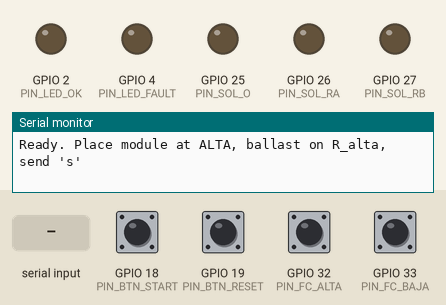
Recording of a sketch running on a simulated ESP32. Parts: output pins drawn as LEDs (lit = HIGH), the last lines printed to the serial monitor. Dashed ring = blinking. The inputs (shaded band) are chosen by the test bench; at power-on: GPIO 18 (PIN_BTN_START), GPIO 19 (PIN_BTN_RESET), GPIO 32 (PIN_FC_ALTA), GPIO 33 (PIN_FC_BAJA) HIGH.

Above: at 1.4 s.
1.5 s: GPIO 18 (PIN_BTN_START) pulled LOW for 0.15 s
At 1.9 s:
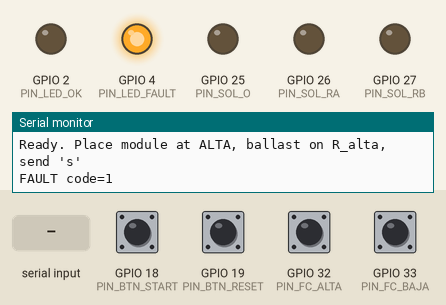
4.5 s: "r" received over Serial
At 4.75 s:
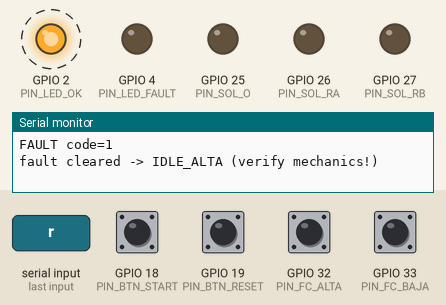
10.5 s: GPIO 18 (PIN_BTN_START) pulled LOW for 1 s
At 10.7 s:
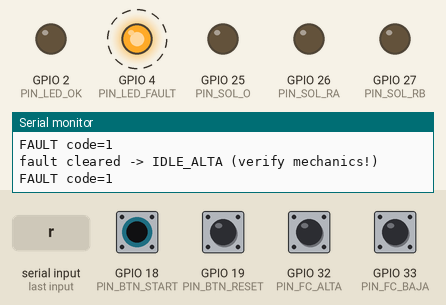
13.5 s: GPIO 19 (PIN_BTN_RESET) pulled LOW for 0.15 s
At 13.75 s:
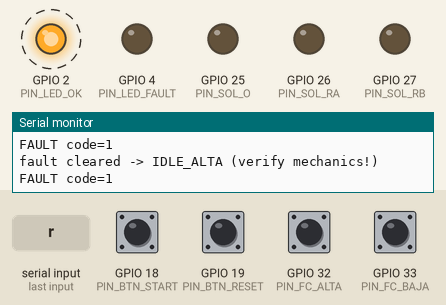
16.6 s: "s" received over Serial
At 16.7 s:
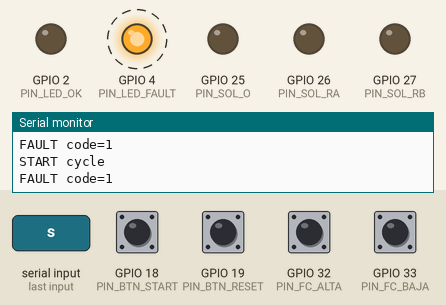
Timing chart, 0 to 20.6 s (numbered marks = the images above; inputs shaded):
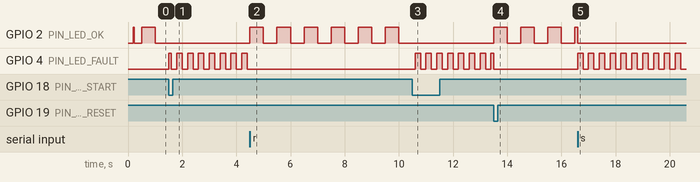

The sketch:

kilometro_v11_esp32.ino
```cpp
/*
 * Kilometro prototipo v1.1 — ESP32
 * Bateria de reset por lastre de perneado
 *
 * - Pernos: SOL_O, SOL_RA (R alta), SOL_RB (R baja)
 * - Make-before-break en enganche y entrega
 * - FC_ALTA / FC_BAJA interlocks
 * - Log CSV por Serial 115200
 *
 * Arduino IDE: placa "ESP32 Dev Module"
 * No alimentar solenoides desde GPIO.
 */

#include <Arduino.h>

// -------------------- Pines --------------------
static const int PIN_SOL_O  = 25;
static const int PIN_SOL_RA = 26;
static const int PIN_SOL_RB = 27;
static const int PIN_FC_ALTA = 32;  // INPUT_PULLUP, activo LOW
static const int PIN_FC_BAJA = 33;
static const int PIN_BTN_START = 18;  // pull-up interno
static const int PIN_BTN_RESET = 19;
static const int PIN_LED_OK    = 2;
static const int PIN_LED_FAULT = 4;

// true = activo en LOW (microswitch a GND)
static const bool FC_ACTIVE_LOW = true;
static const bool BTN_ACTIVE_LOW = true;

// -------------------- Tiempos (ms) --------------------
static const uint32_t HOLD_MS = 300;
static const uint32_t SETTLE_MS = 150;
static const uint32_t SOL_PULSE_MS = 250;      // pulso biestable
static const uint32_t T_BAJADA_MAX_MS = 30000;
static const uint32_t T_SUBIDA_MAX_MS = 45000;
static const uint32_t DEBOUNCE_MS = 40;

// Si solenoides necesitan quedar ON (no biestables), poner true
// y respetar duty del fabricante.
static const bool SOLENOID_HOLD_MODE = false;

// -------------------- FSM --------------------
enum State : uint8_t {
  ST_IDLE_ALTA = 0,
  ST_ENGANCHE,
  ST_ESPERA_BAJADA,
  ST_ENTREGA,
  ST_ESPERA_SUBIDA,
  ST_CICLO_OK,
  ST_FAULT
};

static State state = ST_IDLE_ALTA;
static uint32_t stateEnterMs = 0;
static uint32_t tMark = 0;

static uint32_t cycleCount = 0;
static uint32_t tEnganche = 0, tBajada = 0, tEntrega = 0, tSubida = 0, tTotal = 0;
static uint32_t cycleStartMs = 0;
static int faultCode = 0;

// Software state of latches (1 = locked / engaged)
static bool latO = false;
static bool latRA = true;   // en idle, lastre en guia alta por defecto
static bool latRB = false;

// -------------------- Utilidades IO --------------------
static bool readActive(int pin, bool activeLow) {
  int v = digitalRead(pin);
  return activeLow ? (v == LOW) : (v == HIGH);
}

static bool fcAlta() { return readActive(PIN_FC_ALTA, FC_ACTIVE_LOW); }
static bool fcBaja() { return readActive(PIN_FC_BAJA, FC_ACTIVE_LOW); }

static bool btnStartPressed() {
  static uint32_t last = 0;
  static bool lastState = false;
  bool now = readActive(PIN_BTN_START, BTN_ACTIVE_LOW);
  if (now && !lastState && (millis() - last > DEBOUNCE_MS)) {
    last = millis();
    lastState = now;
    return true;
  }
  lastState = now;
  return false;
}

static bool btnResetPressed() {
  static uint32_t last = 0;
  static bool lastState = false;
  bool now = readActive(PIN_BTN_RESET, BTN_ACTIVE_LOW);
  if (now && !lastState && (millis() - last > DEBOUNCE_MS)) {
    last = millis();
    lastState = now;
    return true;
  }
  lastState = now;
  return false;
}

static void solWrite(int pin, bool on) {
  digitalWrite(pin, on ? HIGH : LOW);
}

// Pulso o hold segun modo
static void solPulse(int pin, bool /*engage*/) {
  solWrite(pin, true);
  delay(SOL_PULSE_MS);
  if (!SOLENOID_HOLD_MODE) {
    solWrite(pin, false);
  }
}

static void enter(State s) {
  state = s;
  stateEnterMs = millis();
}

static void setFault(int code) {
  faultCode = code;
  enter(ST_FAULT);
  digitalWrite(PIN_LED_FAULT, HIGH);
  digitalWrite(PIN_LED_OK, LOW);
  // No abrir ambos lados: apagar drives (pasadores biestables mantienen muesca)
  solWrite(PIN_SOL_O, false);
  solWrite(PIN_SOL_RA, false);
  solWrite(PIN_SOL_RB, false);
  Serial.print(F("FAULT code="));
  Serial.println(code);
}

static void printHelp() {
  Serial.println(F("Kilometro v1.1 ESP32"));
  Serial.println(F("s = start cycle"));
  Serial.println(F("r = reset fault"));
  Serial.println(F("p = print state"));
  Serial.println(F("z = zero cycle counter"));
  Serial.println(F("h = help"));
  Serial.println(F("CSV: cycle,t_enganche_ms,t_bajada_ms,t_entrega_ms,t_subida_ms,t_total_ms,ok,fault_code"));
}

static const char* stateName(State s) {
  switch (s) {
    case ST_IDLE_ALTA: return "IDLE_ALTA";
    case ST_ENGANCHE: return "ENGANCHE";
    case ST_ESPERA_BAJADA: return "ESPERA_BAJADA";
    case ST_ENTREGA: return "ENTREGA";
    case ST_ESPERA_SUBIDA: return "ESPERA_SUBIDA";
    case ST_CICLO_OK: return "CICLO_OK";
    case ST_FAULT: return "FAULT";
    default: return "?";
  }
}

static void printState() {
  Serial.print(F("state="));
  Serial.print(stateName(state));
  Serial.print(F(" fcA="));
  Serial.print(fcAlta() ? 1 : 0);
  Serial.print(F(" fcB="));
  Serial.print(fcBaja() ? 1 : 0);
  Serial.print(F(" latO="));
  Serial.print(latO ? 1 : 0);
  Serial.print(F(" latRA="));
  Serial.print(latRA ? 1 : 0);
  Serial.print(F(" latRB="));
  Serial.print(latRB ? 1 : 0);
  Serial.print(F(" cycles="));
  Serial.print(cycleCount);
  Serial.print(F(" fault="));
  Serial.println(faultCode);
}

static void logCsv(bool ok) {
  Serial.print(cycleCount);
  Serial.print(',');
  Serial.print(tEnganche);
  Serial.print(',');
  Serial.print(tBajada);
  Serial.print(',');
  Serial.print(tEntrega);
  Serial.print(',');
  Serial.print(tSubida);
  Serial.print(',');
  Serial.print(tTotal);
  Serial.print(',');
  Serial.print(ok ? 1 : 0);
  Serial.print(',');
  Serial.println(faultCode);
}

// -------------------- Secuencias pernos --------------------
// Enganche: lastre de guia alta -> objeto
// Make-before-break: O ON, luego RA OFF
static bool doEnganche() {
  if (!fcAlta()) {
    setFault(1);  // no en ALTA
    return false;
  }
  uint32_t t0 = millis();

  // Cerrar O (sujeta lastre al modulo)
  solPulse(PIN_SOL_O, true);
  latO = true;
  delay(HOLD_MS);

  // Abrir R_alta (libera de guia)
  solPulse(PIN_SOL_RA, true);  // pulso en sentido "open" si es biestable
  // En hold mode: energizar RA off coil — aqui un solo solenoide "toggle"
  if (SOLENOID_HOLD_MODE) {
    solWrite(PIN_SOL_RA, false);  // si RA ON = locked, apagar = soltar (depende montaje)
  }
  latRA = false;
  delay(SETTLE_MS);

  tEnganche = millis() - t0;
  return true;
}

// Entrega: lastre de objeto -> guia baja
// Make-before-break: RB ON, luego O OFF
static bool doEntrega() {
  if (!fcBaja()) {
    setFault(2);  // no en BAJA
    return false;
  }
  uint32_t t0 = millis();

  solPulse(PIN_SOL_RB, true);
  latRB = true;
  delay(HOLD_MS);

  solPulse(PIN_SOL_O, true);  // pulso a posicion open si biestable
  if (SOLENOID_HOLD_MODE) {
    solWrite(PIN_SOL_O, false);
  }
  latO = false;
  delay(SETTLE_MS);

  tEntrega = millis() - t0;
  return true;
}

// -------------------- Setup / Loop --------------------
void setup() {
  Serial.begin(115200);
  delay(200);

  pinMode(PIN_SOL_O, OUTPUT);
  pinMode(PIN_SOL_RA, OUTPUT);
  pinMode(PIN_SOL_RB, OUTPUT);
  solWrite(PIN_SOL_O, false);
  solWrite(PIN_SOL_RA, false);
  solWrite(PIN_SOL_RB, false);

  pinMode(PIN_FC_ALTA, INPUT_PULLUP);
  pinMode(PIN_FC_BAJA, INPUT_PULLUP);
  pinMode(PIN_BTN_START, INPUT_PULLUP);
  pinMode(PIN_BTN_RESET, INPUT_PULLUP);
  pinMode(PIN_LED_OK, OUTPUT);
  pinMode(PIN_LED_FAULT, OUTPUT);
  digitalWrite(PIN_LED_OK, HIGH);
  digitalWrite(PIN_LED_FAULT, LOW);

  printHelp();
  printState();
  Serial.println(F("Ready. Place module at ALTA, ballast on R_alta, send 's'"));
}

void loop() {
  // Serial
  if (Serial.available()) {
    char c = Serial.read();
    if (c == 'h') printHelp();
    else if (c == 'p') printState();
    else if (c == 'z') {
      cycleCount = 0;
      Serial.println(F("cycle counter zeroed"));
    } else if (c == 'r') {
      if (state == ST_FAULT) {
        faultCode = 0;
        digitalWrite(PIN_LED_FAULT, LOW);
        digitalWrite(PIN_LED_OK, HIGH);
        enter(ST_IDLE_ALTA);
        Serial.println(F("fault cleared -> IDLE_ALTA (verify mechanics!)"));
      }
    } else if (c == 's') {
      if (state == ST_IDLE_ALTA) {
        cycleStartMs = millis();
        tEnganche = tBajada = tEntrega = tSubida = tTotal = 0;
        enter(ST_ENGANCHE);
        Serial.println(F("START cycle"));
      } else {
        Serial.println(F("busy or fault"));
      }
    }
  }

  if (btnResetPressed() && state == ST_FAULT) {
    faultCode = 0;
    digitalWrite(PIN_LED_FAULT, LOW);
    digitalWrite(PIN_LED_OK, HIGH);
    enter(ST_IDLE_ALTA);
  }

  if (btnStartPressed() && state == ST_IDLE_ALTA) {
    cycleStartMs = millis();
    tEnganche = tBajada = tEntrega = tSubida = tTotal = 0;
    enter(ST_ENGANCHE);
  }

  // FSM
  switch (state) {
    case ST_IDLE_ALTA:
      digitalWrite(PIN_LED_OK, (millis() / 500) % 2);
      break;

    case ST_ENGANCHE:
      if (!doEnganche()) break;
      tMark = millis();
      enter(ST_ESPERA_BAJADA);
      Serial.println(F("enganchado -> espera bajada (FC_BAJA)"));
      break;

    case ST_ESPERA_BAJADA:
      if (fcBaja()) {
        tBajada = millis() - tMark;
        enter(ST_ENTREGA);
      } else if (millis() - stateEnterMs > T_BAJADA_MAX_MS) {
        setFault(3);  // timeout bajada
      }
      break;

    case ST_ENTREGA:
      if (!doEntrega()) break;
      tMark = millis();
      enter(ST_ESPERA_SUBIDA);
      Serial.println(F("entregado -> espera subida (FC_ALTA)"));
      break;

    case ST_ESPERA_SUBIDA:
      if (fcAlta()) {
        tSubida = millis() - tMark;
        enter(ST_CICLO_OK);
      } else if (millis() - stateEnterMs > T_SUBIDA_MAX_MS) {
        setFault(4);  // timeout subida
      }
      break;

    case ST_CICLO_OK:
      cycleCount++;
      tTotal = millis() - cycleStartMs;
      // Tras entrega, lastre en RB; para el siguiente ciclo el operador
      // debe devolver lastre a RA (recarga bateria) y resetear latches logicos:
      latRB = true;
      latRA = false;
      latO = false;
      logCsv(true);
      Serial.println(F("CICLO_OK — devuelve lastre a ALTA manualmente, luego 's'"));
      digitalWrite(PIN_LED_OK, HIGH);
      enter(ST_IDLE_ALTA);
      break;

    case ST_FAULT:
      digitalWrite(PIN_LED_FAULT, (millis() / 200) % 2);
      break;
  }
}
```

Measured:
- after the input at 1.5 s, GPIO 2 (PIN_LED_OK): stops changing and stays LOW; GPIO 4 (PIN_LED_FAULT): LOW → HIGH at once, then repeats every 0.40 s: LOW 0.20 s, HIGH 0.20 s
- after the input at 4.5 s, GPIO 2 (PIN_LED_OK): alternates HIGH for 0.50 s and LOW for 0.50 s, starting at once; GPIO 4 (PIN_LED_FAULT): stops changing and stays LOW
- after the input at 10.5 s, GPIO 2 (PIN_LED_OK): stops changing and stays LOW; GPIO 4 (PIN_LED_FAULT): alternates HIGH for 0.20 s and LOW for 0.20 s, starting after 0.10 s
- after the input at 13.5 s, GPIO 2 (PIN_LED_OK): alternates HIGH for 0.50 s and LOW for 0.50 s, starting at once
- after the input at 16.6 s, GPIO 4 (PIN_LED_FAULT): alternates HIGH for 0.20 s and LOW for 0.20 s, starting at once
